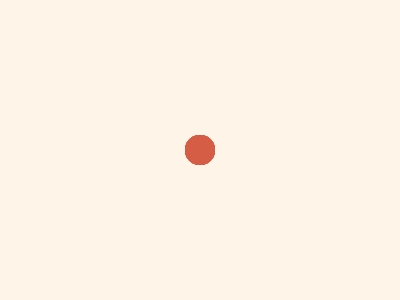
Frame 1 (no input)
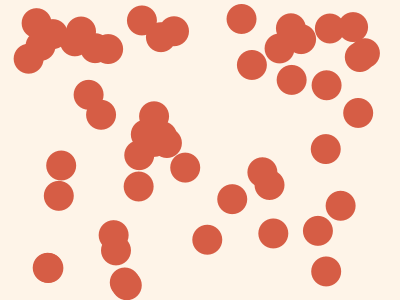
Frame 60 (the mouse pressed at the canvas centre just before this capture)
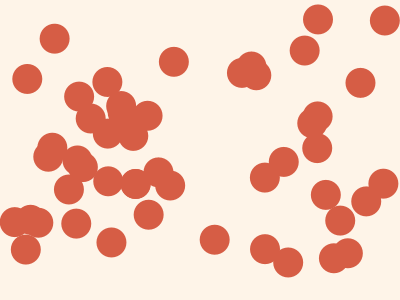
Frame 120 (the mouse held since frame 60 and released just before this capture)

The Processing sketch that drew these frames (run headless with seeded random() and noise(); from frame 60 on, the mouse is pressed at the canvas centre):

// Processing sketch: Many_bouncing_balls
// ── Many_bouncing_balls.pde
class Ball
{
  PVector position;    // Position of the ball.
  PVector velocity;    // Amount it moves on each redraw.
  float radius;        // Radius of ball.
  color colour;        // Colour of ball.
 
  // -- This 'constructor' method is called when we instantiate a new ball and initialises its state.
  Ball()
  {
    position = new PVector(width/2, height/2);
    velocity = new PVector(random(-3,3),random(-3,3));
    radius = 15;
    colour   = color(214, 93, 69);
  }
 
  // -- These are methods associated with any instance of a Ball object.
  // -- draw() draws the ball at its current position.
  void draw()
  {
    noStroke();
    fill(colour);
    circle(position.x, position.y, radius * 2);
  }
 
  // -- Moves the ball according to its current velocity and checks for boundary bounces.
  void move()
  {
    position.x = position.x + velocity.x;
    position.y = position.y + velocity.y;
 
    if (position.x-radius < 0 && velocity.x < 0)
    {
      // Escaping to the left, start moving right.
      velocity.x = -1*velocity.x;
    }
    else if (position.x+radius > width && velocity.x > 0)
    {
      // Escaping to the right, start moving left.
      velocity.x = -1*velocity.x;
    }
 
    if (position.y-radius < 0 && velocity.y < 0)
    {
      // Escaping upwards, start moving down.
      velocity.y = -1*velocity.y;
    }
    else if (position.y+radius > height && velocity.y > 0)
    {
      // Escaping downwards, start moving up.
      velocity.y = -1*velocity.y;
    }
  }
}


Ball[] balls;
 
void setup()
{
  size(400, 300);
 
  balls = new Ball[50];
  for (int i=0; i<balls.length; i = i+1)
  {
    balls[i] = new Ball();
  }
}
 
void draw()
{
  background(254, 244, 232);
  for (int i=0; i < balls.length; i=i+1)
  {
    balls[i].draw();
    balls[i].move();
  }
}
